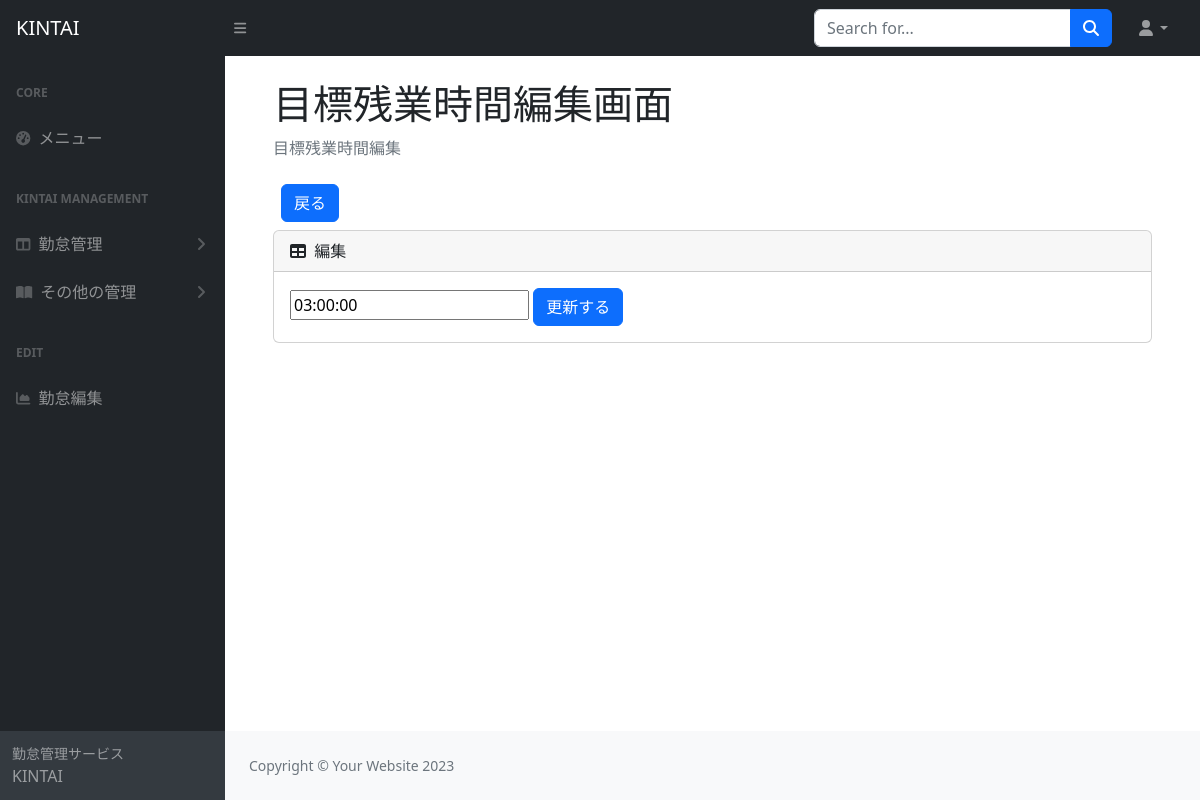
The app's page /kintai/updateovertimetarget/1, older data.
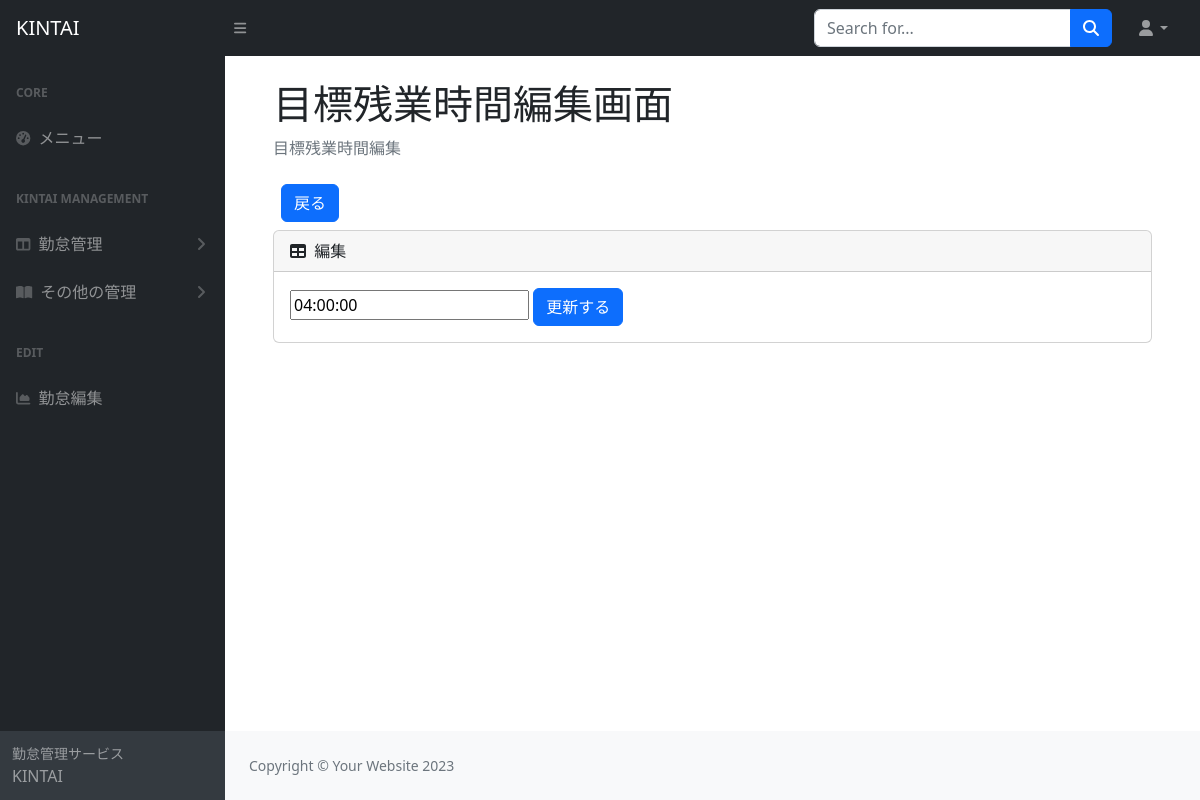
The same page, newer data.
### kintai/models.py (models this page shows)
class Overtimetarget(models.Model):
  name = models.TimeField(
   verbose_name='目標残業時間',
   default = '0:00:00',
  )

### kintai/views.py (the view)
# urls.py: path('kintai/updateovertimetarget/<int:pk>', OvertimetargetUpdate.as_view(), name='updateovertimetarget'),
class OvertimetargetUpdate(UpdateView):
  template_name = 'kintaiapp/updateovertimetarget.html'
  model = Overtimetarget
  fields = '__all__'
  success_url = reverse_lazy('overtimetarget')
  def get_context_data(self, **kwargs):
    context = super().get_context_data(**kwargs)
    context['object_list'] = Overtimetarget.objects.all()
    return context

### kintai/templates/kintaiapp/updateovertimetarget.html
{% extends 'base.html' %}
{% block content %}
<main>
  <div class="container-fluid px-4">
    <h1 class="mt-4">目標残業時間編集画面</h1>
    <ol class="breadcrumb mb-4">
      <li class="breadcrumb-item active">目標残業時間編集</li>
    </ol>
    <div class="m-2">
      <a href="{% url 'overtimetarget' %}" class="btn btn-primary" tabindex="-1" role="button" aria-disabled="true">戻る</a>
    </div>
    <div class="card mb-4">
      <div class="card-header">
        <i class="fas fa-table me-1"></i>
        編集
      </div>
      <div class="card-body">
        <form action="" method="POST">{% csrf_token %}
          {{ form.name }}
        <input class="btn btn-primary" type="submit" value="更新する">
        </form>
      </div>
    </div>
  </div>
</main>
{% endblock %}

Row changes from the older to the newer data that the page shows:
changed Overtimetarget: name "03:00:00" → "04:00:00"
